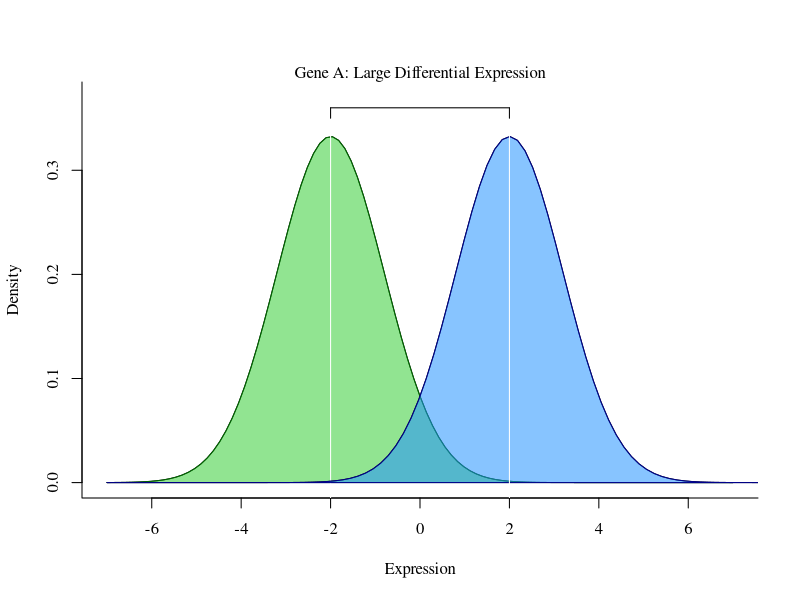
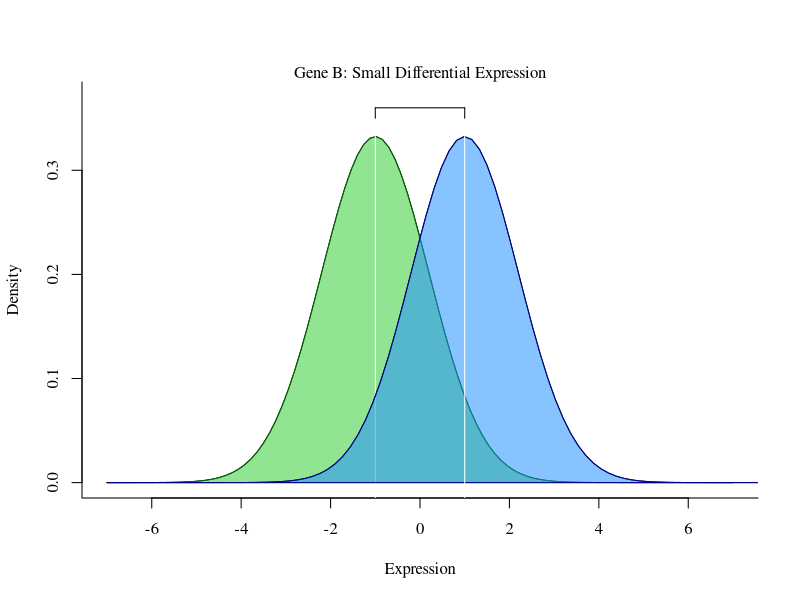
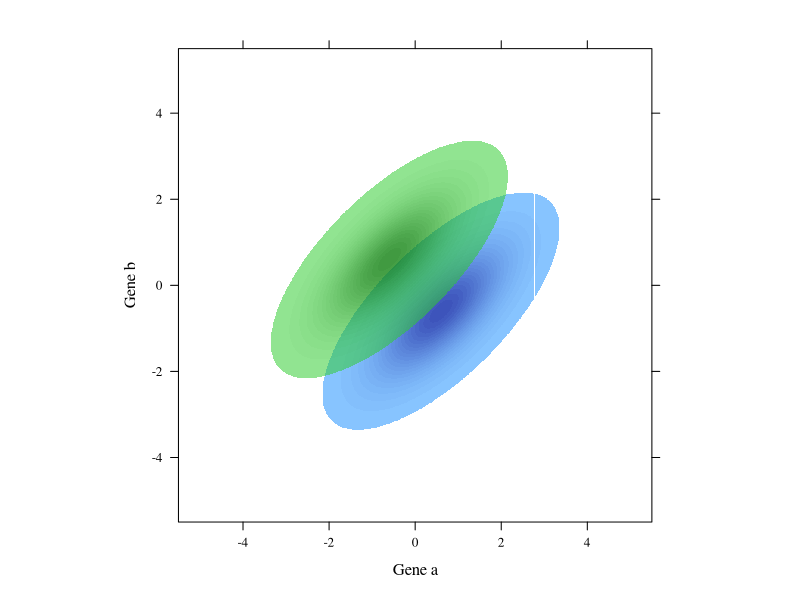
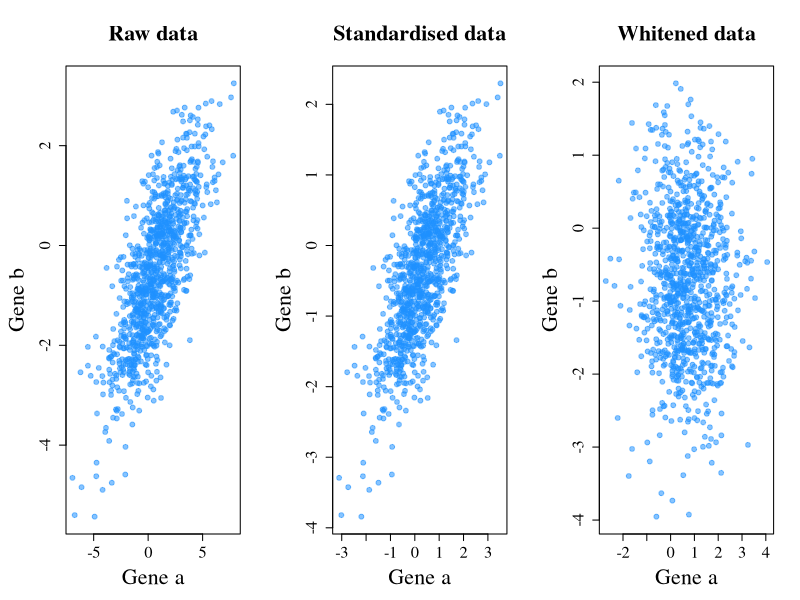

These figures' R source, in order:
## ---- chunk 1
knitr::opts_chunk$set(echo = TRUE)
knitr::opts_chunk$set(dev = 'svg')
library(mvtnorm)
library(lattice)
library(latticeExtra)
library(expm)
## ---- chunk 2
par(family="serif")
# Large DE
polygon(curve(expr = dnorm(x, mean = -2, sd = 1.2), 
              from = -7, to = 7, ylab = "Density", 
              xlab="Expression", bty = "L", ylim = c(0,0.37)),
        border = "#006400", col = "#32CD3288")
abline(v = -2, col= "white")
par(new=TRUE)
polygon(curve(expr = dnorm(x, mean = 2, sd = 1.2), 
              from = -7, to = 10, ylab = "", xlim = c(-7,7),
              xlab="", bty = "n", axes=FALSE, ylim = c(0,0.37)),
        border = "#00008B", col = "#1E90FF88")
abline(v = 2, col= "white")
lines(x=c(-2,2), y = c(0.36, 0.36))
lines(x=c(-2,-2), y = c(0.36, 0.35))
lines(x=c(2,2), y = c(0.36, 0.35))
mtext(text = "Gene A: Large Differential Expression", side = 3)


# Small DE
polygon(curve(expr = dnorm(x, mean = -1, sd = 1.2), 
              from = -7, to = 7, ylab = "Density", 
              xlab="Expression", bty = "L", ylim = c(0,0.37)),
        border = "#006400", col = "#32CD3288")
abline(v = -1, col= "white")
par(new=TRUE)
polygon(curve(expr = dnorm(x, mean = 1, sd = 1.2), 
              from = -7, to = 10, ylab = "", xlim = c(-7,7),
              xlab="", bty = "n", axes=FALSE, ylim = c(0,0.37)),
        border = "#00008B", col = "#1E90FF88")
abline(v = 1, col= "white")
lines(x=c(-1,1), y = c(0.36, 0.36))
lines(x=c(-1,-1), y = c(0.36, 0.35))
lines(x=c(1,1), y = c(0.36, 0.35))
mtext(text = "Gene B: Small Differential Expression", side = 3)

## ---- chunk 3
par(family="serif")
blue <- function(x,y) dmvnorm(cbind(x,y),c(0.6,-0.6),matrix(c(1,0.7,0.7,1),ncol=2))
green <- function(x,y) dmvnorm(cbind(x,y),c(-0.6,0.6),matrix(c(1,0.7,0.7,1),ncol=2))

precision <- 1000

colblue <- colorRamp(c("#1E90FF88","#00008BDD"), alpha = T)(seq(0,1,0.001))
colgreen <- colorRamp(c("#32CD3288","#006400DD"), alpha = T)(seq(0,1,0.001))

bmat <- outer(seq(-5, 5, length=precision), seq(-5, 5, length=precision), blue)
gmat <- outer(seq(-5, 5, length=precision), seq(-5, 5, length=precision), green)


blueplot <- contourplot(bmat, at=seq(.005,.3,.01),
          row.values =  seq(-5, 5, length=precision), 
          column.values = seq(-5, 5, length=precision),
          region=T, labels = F,
          contour = F,
          col = "white",
          colorkey = F,
          col.regions = rgb(colblue[,1:3], 
                            alpha = colblue[,4],
                            maxColorValue = 255),
          xlab = "Gene a", ylab= "Gene b", 
          par.settings=list(axis.text=list(fontfamily="serif"),
                            par.xlab.text=list(fontfamily="serif"),
                            par.ylab.text=list(fontfamily="serif"),
                            par.main.text=list(fontfamily="serif"),
                            par.sub.text=list(fontfamily="serif")))

greenplot <- contourplot(gmat, at=seq(.005,.3,.01),
          row.values =  seq(-5, 5, length=precision), 
          column.values = seq(-5, 5, length=precision),
          region=T, labels = F,
          contour = F,
          col = "white",
          col.regions = rgb(colgreen[,1:3], 
                            alpha = colgreen[,4],
                            maxColorValue = 255))

print(blueplot + as.layer(greenplot))

## ---- chunk 4
par(mfrow=c(1,3), family = "serif", mar = c(5,5,5,2))

# Covariance matrix
sigma <- matrix(c(5,2.4,2.4,2),ncol=2)
# Generate raw data
df <- rmvnorm(1000,c(0.6,-0.6),sigma)
plot(data.frame(df), xlab = "Gene a", ylab = "Gene b", main = "Raw data", 
     pch=19, col = "#1E90FF88", cex.lab=2, cex.main=2, cex.axis=1.5)

# Extract variance diagonal matrix and standardise data
V <- diag(diag(sigma))
dfstd <- data.frame(t(solve(sqrt(V))%*%t(df)))
plot(dfstd, xlab = "Gene a", ylab = "Gene b", main = "Standardised data",
     pch=19, col = "#1E90FF88", cex.lab=2, cex.main=2, cex.axis=1.5)

# Perform ZCA-cor whitening (see paper) to decorrelate data
P <- solve(sqrt(V))%*%sigma%*%solve(sqrt(V))
W <- solve(sqrtm(P))%*%solve(sqrtm(V))
dfwhite <- data.frame(t(W%*%t(df)))
plot(dfwhite, xlab = "Gene a", ylab = "Gene b", main = "Whitened data",
     pch=19, col = "#1E90FF88", cex.lab=2, cex.main=2, cex.axis=1.5)
